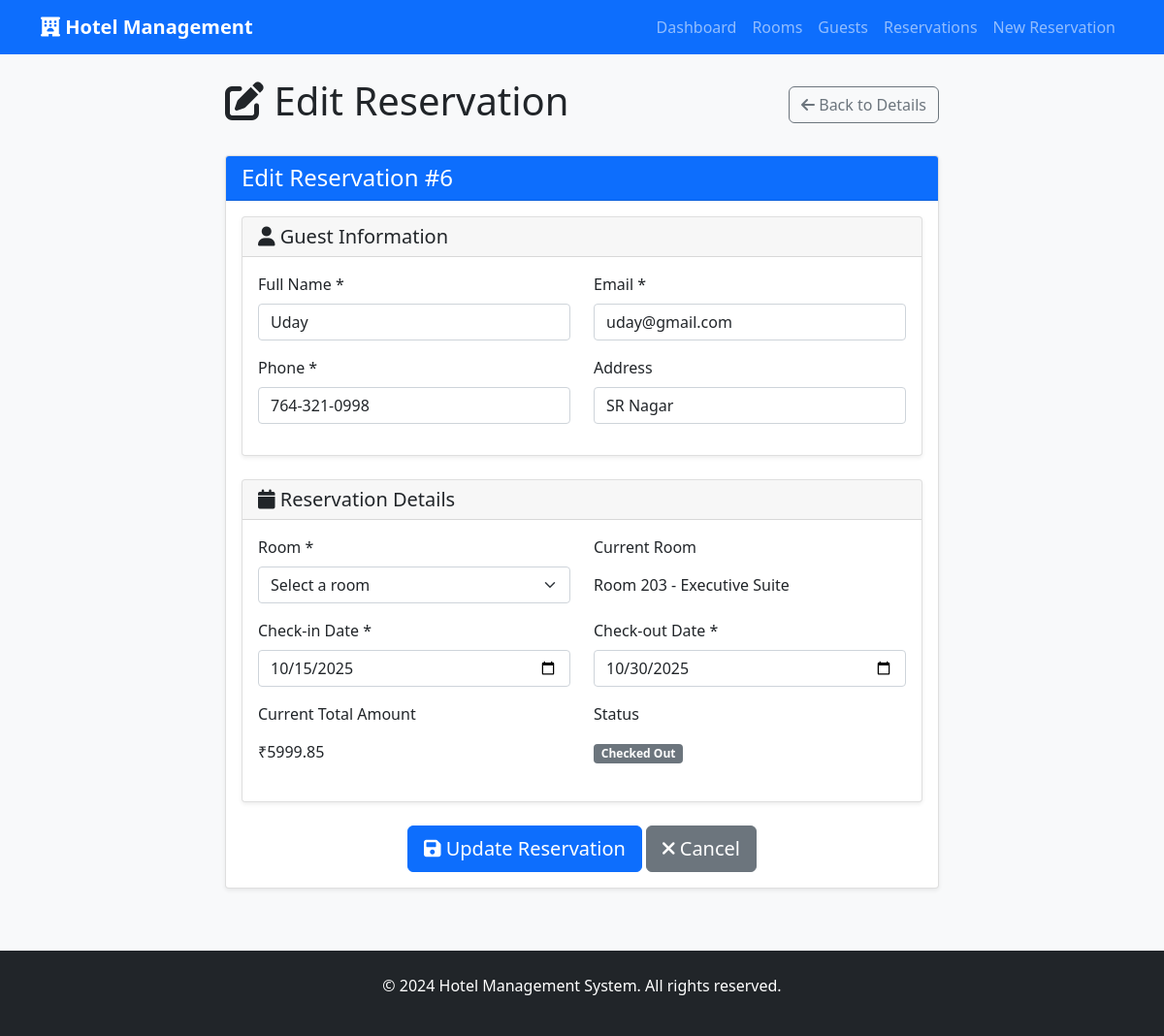
The app's page /edit_reservation/6, older data.
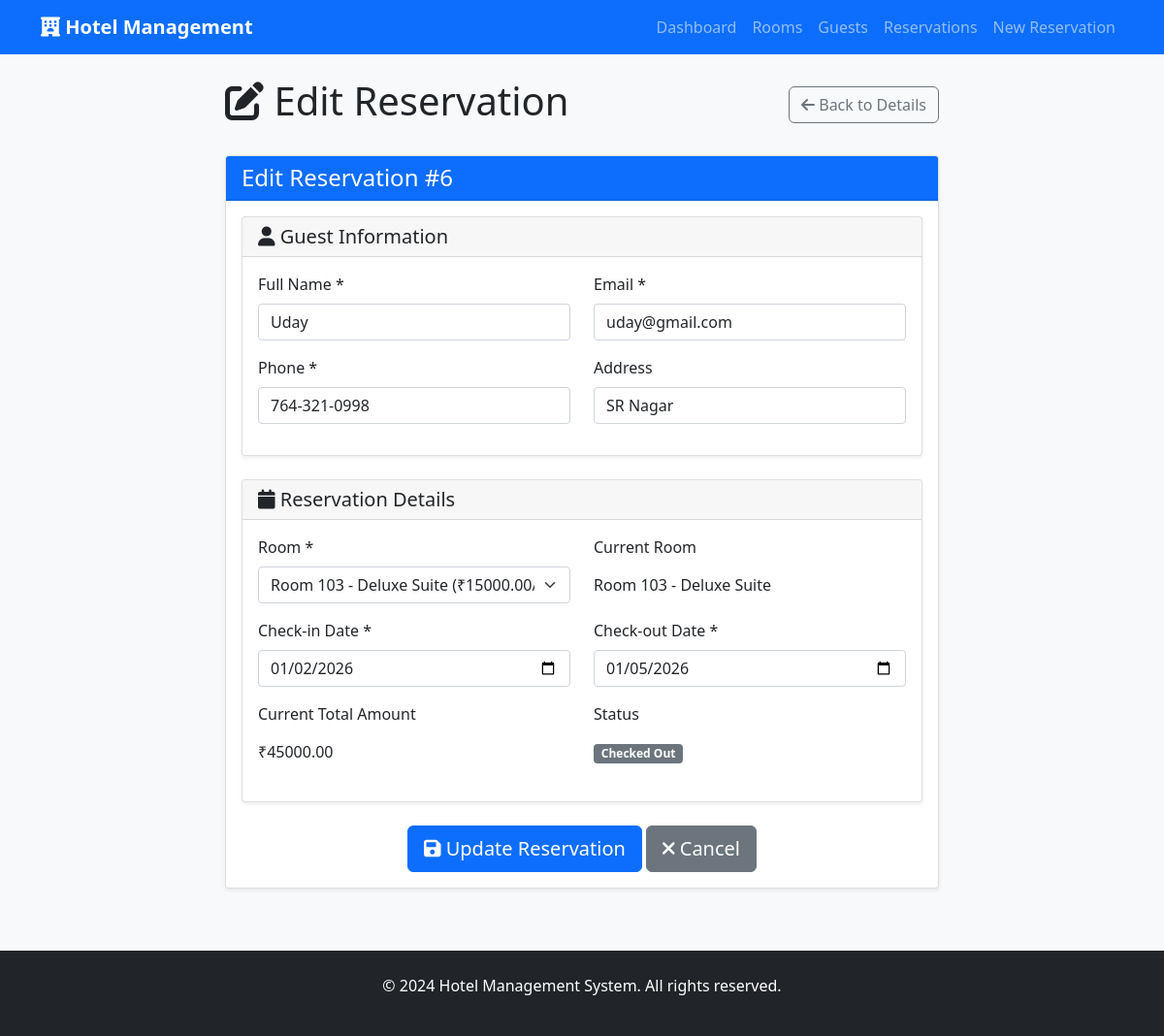
The same page, newer data.
### tables this page shows
CREATE TABLE reservations (
                reservation_id INTEGER PRIMARY KEY AUTOINCREMENT,
                guest_id INTEGER,
                room_number INTEGER,
                check_in DATE NOT NULL,
                check_out DATE NOT NULL,
                total_amount REAL NOT NULL,
                is_checked_in BOOLEAN DEFAULT 0,
                is_checked_out BOOLEAN DEFAULT 0,
                status TEXT DEFAULT 'confirmed',
                created_date TIMESTAMP DEFAULT CURRENT_TIMESTAMP,
                FOREIGN KEY (guest_id) REFERENCES guests (guest_id),
                FOREIGN KEY (room_number) REFERENCES rooms (room_number)
            );

CREATE TABLE rooms (
                room_number INTEGER PRIMARY KEY,
                room_type TEXT NOT NULL,
                price REAL NOT NULL,
                capacity INTEGER NOT NULL,
                is_occupied BOOLEAN DEFAULT 0,
                clean BOOLEAN DEFAULT 1,
                description TEXT
            );

### app.py (the view, shortened to what this page needs)
@app.route('/edit_reservation/<int:reservation_id>', methods=['GET', 'POST'])
def edit_reservation(reservation_id):
    try:
        reservation = db.fetch_one('''
            SELECT r.*, g.name as guest_name, g.email, g.phone, g.address, rm.room_type, rm.price
            FROM reservations r
            JOIN guests g ON r.guest_id = g.guest_id
            JOIN rooms rm ON r.room_number = rm.room_number
            WHERE r.reservation_id = ?
        ''', (reservation_id,))
        if not reservation:
            flash('Reservation not found!', 'error')
            return redirect(url_for('reservations'))
        available_rooms = db.fetch_all('SELECT * FROM rooms WHERE is_occupied = 0 AND clean = 1')
        return render_template('edit_reservation.html', reservation=reservation, rooms=available_rooms)
    except Exception as e:
        flash(f'Error loading reservation: {str(e)}', 'error')
        return redirect(url_for('reservations'))

### app.py (called while the page is built)
    def get_connection(self):
        conn = sqlite3.connect(self.db_name)
        conn.row_factory = sqlite3.Row
        return conn

    def fetch_all(self, query: str, params: tuple = ()) -> List[Dict]:
        conn = self.get_connection()
        cursor = conn.cursor()
        cursor.execute(query, params)
        results = [dict(row) for row in cursor.fetchall()]
        conn.close()
        return results

    def fetch_one(self, query: str, params: tuple = ()) -> Optional[Dict]:
        conn = self.get_connection()
        cursor = conn.cursor()
        cursor.execute(query, params)
        result = cursor.fetchone()
        conn.close()
        return dict(result) if result else None

### templates/edit_reservation.html (shortened to what the changed rows need)
{% extends "base.html" %}
{% block content %}
<div class="row justify-content-center">
    <div class="col-md-8">
        <div class="d-flex justify-content-between align-items-center mb-4">
            <h1><i class="fas fa-edit"></i> Edit Reservation</h1>
        </div>
        <div class="card">
            <div class="card-header bg-primary text-white">
                <h4 class="mb-0">Edit Reservation #{{ reservation.reservation_id }}</h4>
            </div>
            <div class="card-body">
                <form method="POST" action="{{ url_for('edit_reservation', reservation_id=reservation.reservation_id) }}">
                    <div class="card mb-4">
                        <div class="card-body">
                            <div class="row">
                                <div class="col-md-6 mb-3">
                                    <label for="room_number" class="form-label">Room *</label>
                                    <select class="form-select" id="room_number" name="room_number" required>
                                        <option value="">Select a room</option>
                                        {% for room in rooms %}
                                        <option value="{{ room.room_number }}"
                                                {% if room.room_number == reservation.room_number %}selected{% endif %}>
                                            Room {{ room.room_number }} - {{ room.room_type }} (₹{{ "%.2f"|format(room.price|float) }}/night)
                                        </option>
                                        {% endfor %}
                                    </select>
                                </div>
                                <div class="col-md-6 mb-3">
                                    <label class="form-label">Current Room</label>
                                    <p class="form-control-plaintext">
                                        Room {{ reservation.room_number }} - {{ reservation.room_type }}
                                    </p>
                                </div>
                            </div>
                            <div class="row">
                                <div class="col-md-6 mb-3">
                                    <label for="check_in" class="form-label">Check-in Date *</label>
                                    <input type="date" class="form-control" id="check_in" name="check_in"
                                           value="{{ reservation.check_in if reservation.check_in is string else reservation.check_in.strftime('%Y-%m-%d') }}"
                                           required>
                                </div>
                                <div class="col-md-6 mb-3">
                                    <label for="check_out" class="form-label">Check-out Date *</label>
                                    <input type="date" class="form-control" id="check_out" name="check_out"
                                           value="{{ reservation.check_out if reservation.check_out is string else reservation.check_out.strftime('%Y-%m-%d') }}"
                                           required>
                                </div>
                            </div>
                            <div class="row">
                                <div class="col-md-6 mb-3">
                                    <label class="form-label">Current Total Amount</label>
                                    <p class="form-control-plaintext">
                                        ₹{{ "%.2f"|format(reservation.total_amount|float) }}
                                    </p>
                                </div>
                            </div>
                        </div>
                    </div>
                </form>
            </div>
        </div>
    </div>
</div>
{% endblock %}

Row changes from the older to the newer data that the page shows:
no longer on this page (row edited): rooms: room_type "Executive Suite"
changed reservations id 6: room_number (not shown) → "Room 103 - Deluxe Suite (₹15000.00/night)"; room_number "203" → "103"; check_in "10/15/2025" → "01/02/2026"; check_out "10/30/2025" → "01/05/2026"; total_amount "5999.85" → "45000.00"
now on this page (row edited): rooms: room_type "Deluxe Suite"
Text that changed along with them:
form field room_number: "Select a room" → (not shown)
